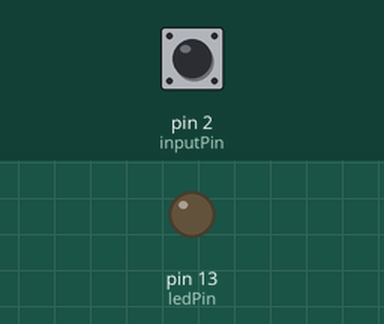
A sketch run on a simulated Arduino Uno, built with avr-gcc and run on an emulated ATmega328P. On the bench: output pins drawn as LEDs (lit = HIGH). Inputs (shaded band) come from the test bench; at power-on: pin 2 (inputPin) HIGH.

Above: at 1.2 s.
1.3 s: pin 2 (inputPin) pulled LOW for 0.15 s
At 2.5 s:
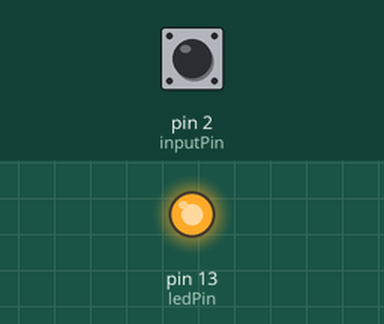
2.9 s: pin 2 (inputPin) pulled LOW for 1 s
At 4.0 s:
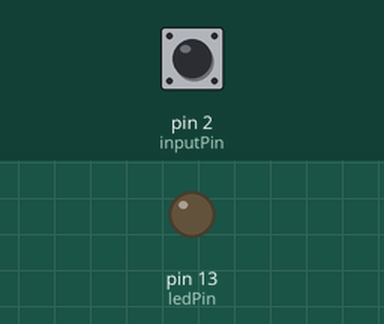
5.4 s: pin 2 (inputPin) pulled LOW for 3.2 s
At 5.9 s:
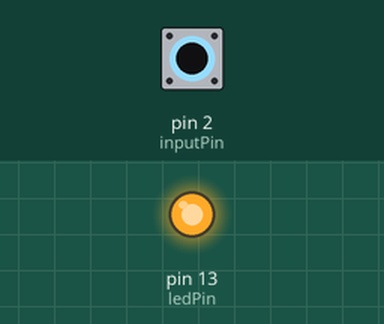
Timing chart, 0 to 8.4 s (numbered marks = the images above; inputs shaded):
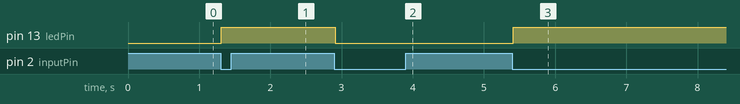

The sketch:

ToggleButton.ino
```cpp
const int ledPin = 13;          // choose the pin for the LED
const int inputPin = 2;         // choose the input pin (for a pushbutton)

int button_value = 0;                    // variable for reading the pin status
boolean is_turned_on = false;

void setup() {
  pinMode(ledPin, OUTPUT);      // declare LED as output
  pinMode(inputPin, INPUT_PULLUP);     // declare pushbutton as input
}

void loop() {
  button_value = digitalRead(inputPin);  // read input value
  delay(5); // allow button to stabilize
  // We initialized the input pin with INPUT_PULLUP
  // therefore LOW means pressed, HIGH means not pressed.
  if (button_value == LOW ) {            // check if the input is HIGH
    is_turned_on = !is_turned_on;   // flip switch
    digitalWrite(ledPin, is_turned_on);
    // loop while button pressed
    while (digitalRead(inputPin) == LOW) {
      delay(1);
    }
  }
  else {
    ;
    // This is a placeholder for things to do when the button is NOT pressed
  }

}
```

Measured:
- after the input at 1.3 s, pin 13 (ledPin): LOW → HIGH at once
- after the input at 2.9 s, pin 13 (ledPin): HIGH → LOW at once
- after the input at 5.4 s, pin 13 (ledPin): LOW → HIGH at once
